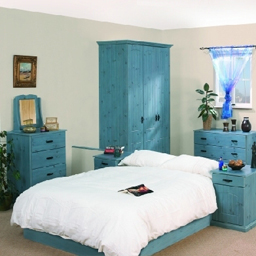
#> input picture diffusion/data/b9.jpg, 256 x 256 px
$ python -i diffusion3.py   (imports and definitions only)
#> lines starting #> are read from the running program, lines starting #| are printed output that depends on the picture
from randomlyAddSquareMask import addFixedSquareMask, displayImageByMatrix
import numpy as np
import cv2
import os
from medpy.filter.smoothing import anisotropic_diffusion
from scipy import ndimage
from scipy.sparse import spdiags, diags
from scipy.sparse import identity
import skimage

## Function to compute gradient magnitude
def gradientMagnitude(img, k = 3, sigma = 0.1):

    # Apply Gaussian filter
    gm = cv2.GaussianBlur(img, (k, k), sigma)
    print("grayscale shape: ", gm.shape)

    # Calculate the gradient magnitude
    s1 = np.array([[-1., 0., 1.], [-2., 0., 2.], [-1., 0., 1.]])
    s2 = np.array([[-1., -2., -1.], [0., 0., 0.], [1., 2., 1.]])
    gx = ndimage.convolve(gm, s1, mode='nearest')
    gy = ndimage.convolve(gm, s2, mode='nearest')

    # steps to calculate g
    g = np.sqrt(np.power(gx, 2) + np.power(gy, 2))
    print("g shape:", g.shape)
    print("g:")
    # displayImageByMatrix("g", g)
    # cv2.imwrite(os.path.join(savepath, "g{}.jpg".format(imgIndex)), g)
    return g, gx, gy
# [66 lines left out: function diffusion, not called in this run]


# [27 lines not run here, left out]

>>> import cv2
>>> picture = cv2.imread('data/b9.jpg', cv2.IMREAD_GRAYSCALE)
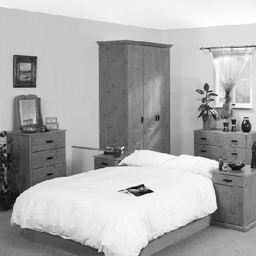
#> picture: shape (256, 256); min 7, max 255, mean 173.1
>>> result = gradientMagnitude(picture)
#| grayscale shape:  (256, 256)
#> in gradientMagnitude, `gx = ndimage.convolve(gm, s1, mode='nearest')`:
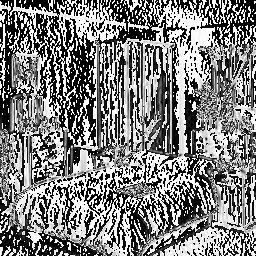
#> gx: shape (256, 256); min 0, max 255, mean 128.1
#> in gradientMagnitude, `gy = ndimage.convolve(gm, s2, mode='nearest')`:
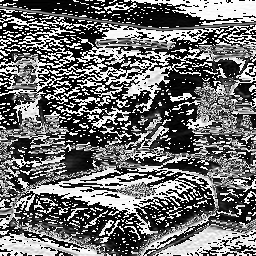
#> gy: shape (256, 256); min 0, max 255, mean 110.1
#> in gradientMagnitude, `g = np.sqrt(np.power(gx, 2) + np.power(gy, 2))`:
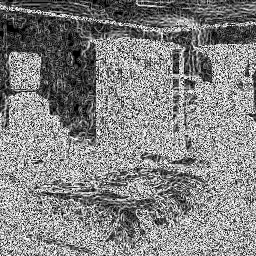
#> g: shape (256, 256) float16; min 0, max 15.81, mean 8.18; drawn with min black and max white
#| g shape: (256, 256)

$ run again, on diffusion/data/a1.jpg
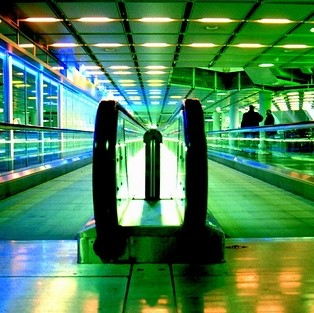
#> input picture diffusion/data/a1.jpg, 314 x 313 px
#| grayscale shape:  (313, 314)
#> in gradientMagnitude, `gy = ndimage.convolve(gm, s2, mode='nearest')`:
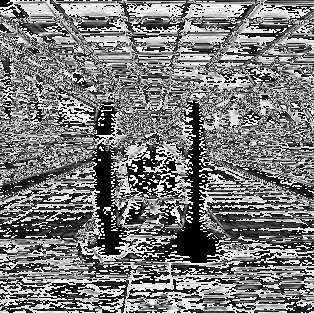
#> gy: shape (313, 314); min 0, max 255, mean 122.4
#> in gradientMagnitude, `g = np.sqrt(np.power(gx, 2) + np.power(gy, 2))`:
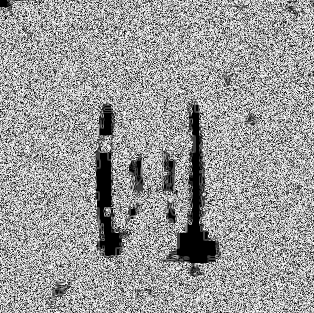
#> g: shape (313, 314) float16; min 0, max 15.81, mean 9.62; drawn with min black and max white
#| g shape: (313, 314)

$ run again, on diffusion/data/c1.jpg
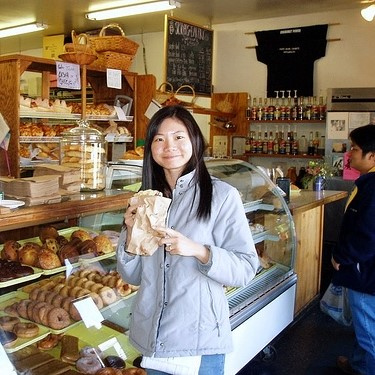
#> input picture diffusion/data/c1.jpg, 375 x 375 px
#| grayscale shape:  (375, 375)
#> in gradientMagnitude, `gy = ndimage.convolve(gm, s2, mode='nearest')`:
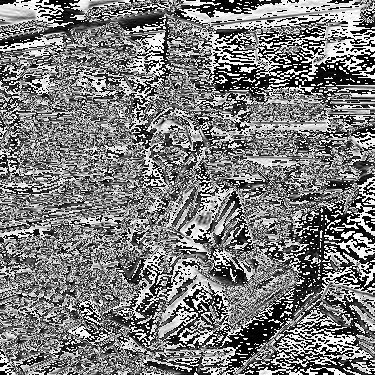
#> gy: shape (375, 375); min 0, max 255, mean 124.1
#> in gradientMagnitude, `g = np.sqrt(np.power(gx, 2) + np.power(gy, 2))`:
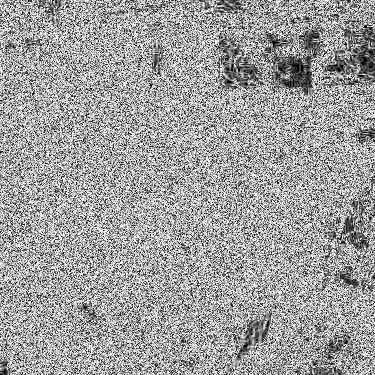
#> g: shape (375, 375) float16; min 0, max 15.81, mean 9.88; drawn with min black and max white
#| g shape: (375, 375)

$ run again, on diffusion/data/d1.jpg
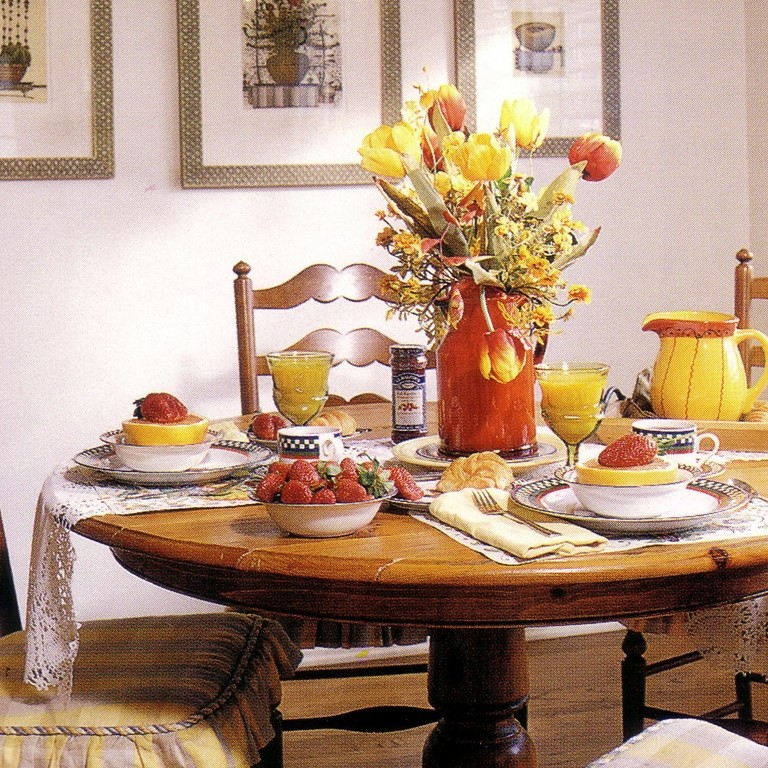
#> input picture diffusion/data/d1.jpg, 768 x 768 px
#| grayscale shape:  (768, 768)
#> in gradientMagnitude, `gy = ndimage.convolve(gm, s2, mode='nearest')`:
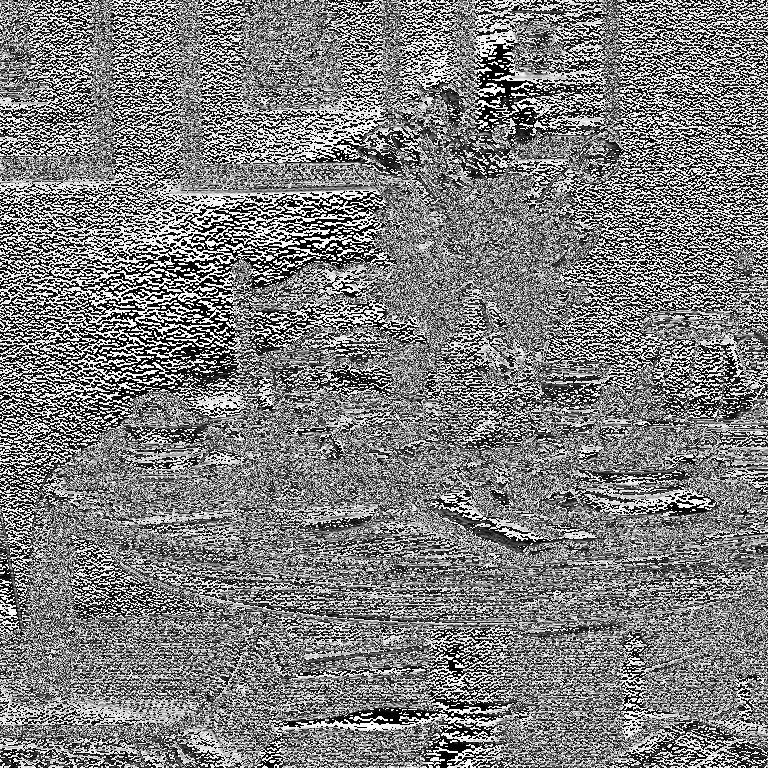
#> gy: shape (768, 768); min 0, max 255, mean 125.7
#> in gradientMagnitude, `g = np.sqrt(np.power(gx, 2) + np.power(gy, 2))`:
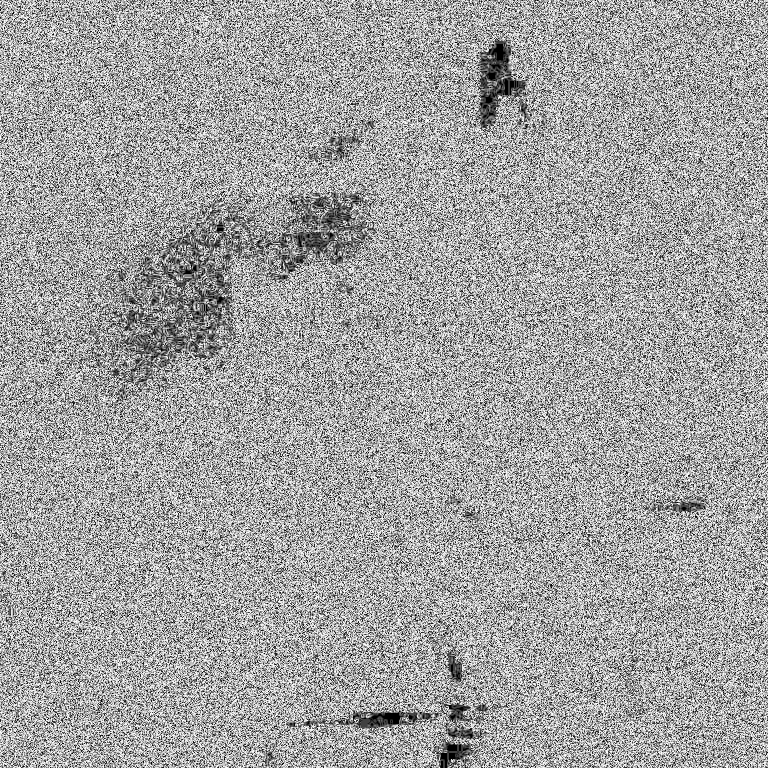
#> g: shape (768, 768) float16; min 0, max 15.81, mean 10.04; drawn with min black and max white
#| g shape: (768, 768)
